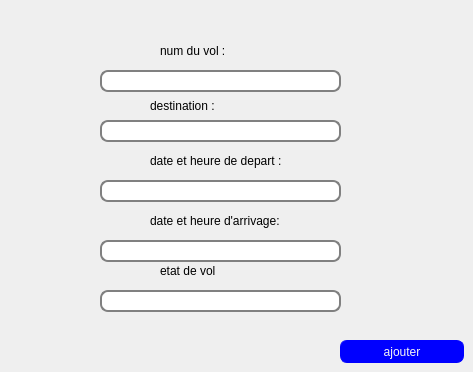
      <widget class="QWidget" name="tab">
       <attribute name="title">
        <string>ajouter </string>
       </attribute>
       <widget class="QLabel" name="label">
        <property name="geometry">
         <rect>
          <x>160</x>
          <y>40</y>
          <width>271</width>
          <height>21</height>
         </rect>
        </property>
        <property name="styleSheet">
         <string notr="true">font: 75 12pt &quot;NSimSun&quot;;</string>
        </property>
        <property name="text">
         <string>num du vol :</string>
        </property>
       </widget>
       <widget class="QLabel" name="label_2">
        <property name="geometry">
         <rect>
          <x>150</x>
          <y>90</y>
          <width>181</width>
          <height>31</height>
         </rect>
        </property>
        <property name="styleSheet">
         <string notr="true">font: 75 12pt &quot;NSimSun&quot;;</string>
        </property>
        <property name="text">
         <string>destination :</string>
        </property>
       </widget>
       <widget class="QLabel" name="label_3">
        <property name="geometry">
         <rect>
          <x>150</x>
          <y>210</y>
          <width>161</width>
          <height>21</height>
         </rect>
        </property>
        <property name="styleSheet">
         <string notr="true">font: 75 12pt &quot;NSimSun&quot;;</string>
        </property>
        <property name="text">
         <string>date et heure d'arrivage:</string>
        </property>
       </widget>
       <widget class="QLabel" name="label_4">
        <property name="geometry">
         <rect>
          <x>150</x>
          <y>150</y>
          <width>161</width>
          <height>21</height>
         </rect>
        </property>
        <property name="styleSheet">
         <string notr="true">font: 75 12pt &quot;NSimSun&quot;;</string>
        </property>
        <property name="text">
         <string>date et heure de depart :</string>
        </property>
       </widget>
       <widget class="QLineEdit" name="le_numv">
        <property name="geometry">
         <rect>
          <x>100</x>
          <y>70</y>
          <width>241</width>
          <height>22</height>
         </rect>
        </property>
        <property name="styleSheet">
         <string notr="true">QLineEdit {
padding: 1px;
border-style: solid;
border: 2px solid gray;
border-radius: 8px;
}</string>
        </property>
       </widget>
       <widget class="QLineEdit" name="le_destv">
        <property name="geometry">
         <rect>
          <x>100</x>
          <y>120</y>
          <width>241</width>
          <height>22</height>
         </rect>
        </property>
        <property name="styleSheet">
         <string notr="true">QLineEdit {
padding: 1px;
border-style: solid;
border: 2px solid gray;
border-radius: 8px;
}</string>
        </property>
       </widget>
       <widget class="QLineEdit" name="le_date_d">
        <property name="geometry">
         <rect>
          <x>100</x>
          <y>180</y>
          <width>241</width>
          <height>22</height>
         </rect>
        </property>
        <property name="styleSheet">
         <string notr="true">QLineEdit {
padding: 1px;
border-style: solid;
border: 2px solid gray;
border-radius: 8px;
}</string>
        </property>
       </widget>
       <widget class="QLineEdit" name="le_date_a">
        <property name="geometry">
         <rect>
          <x>100</x>
          <y>240</y>
          <width>241</width>
          <height>22</height>
         </rect>
        </property>
        <property name="styleSheet">
         <string notr="true">QLineEdit {
padding: 1px;
border-style: solid;
border: 2px solid gray;
border-radius: 8px;
}</string>
        </property>
       </widget>
       <widget class="QPushButton" name="ajoutervol">
        <property name="geometry">
         <rect>
          <x>340</x>
          <y>340</y>
          <width>124</width>
          <height>23</height>
         </rect>
        </property>
        <property name="styleSheet">
         <string notr="true">QPushButton {
color: rgb(245, 245, 245);
background-color: rgb(0, 0, 255);
border-width: 1px;
border-color: rgb(0, 0, 255);
border-style: solid;
border-radius: 7;
padding: 3px;
font-size: 75 ;
padding-left: 1px;
padding-right: 1px;
min-width: 120px;
max-width: 50px;
min-height: 15px;
max-height: 15px;
font: 75 12pt &quot;NSimSun&quot;;
}</string>
        </property>
        <property name="text">
         <string>ajouter</string>
        </property>
       </widget>
       <widget class="QLabel" name="label_9">
        <property name="geometry">
         <rect>
          <x>160</x>
          <y>250</y>
          <width>151</width>
          <height>41</height>
         </rect>
        </property>
        <property name="styleSheet">
         <string notr="true">font: 75 12pt &quot;NSimSun&quot;;</string>
        </property>
        <property name="text">
         <string>etat de vol</string>
        </property>
       </widget>
       <widget class="QLineEdit" name="le_etat">
        <property name="geometry">
         <rect>
          <x>100</x>
          <y>290</y>
          <width>241</width>
          <height>22</height>
         </rect>
        </property>
        <property name="styleSheet">
         <string notr="true">QLineEdit {
padding: 1px;
border-style: solid;
border: 2px solid gray;
border-radius: 8px;
}</string>
        </property>
       </widget>
      </widget>
